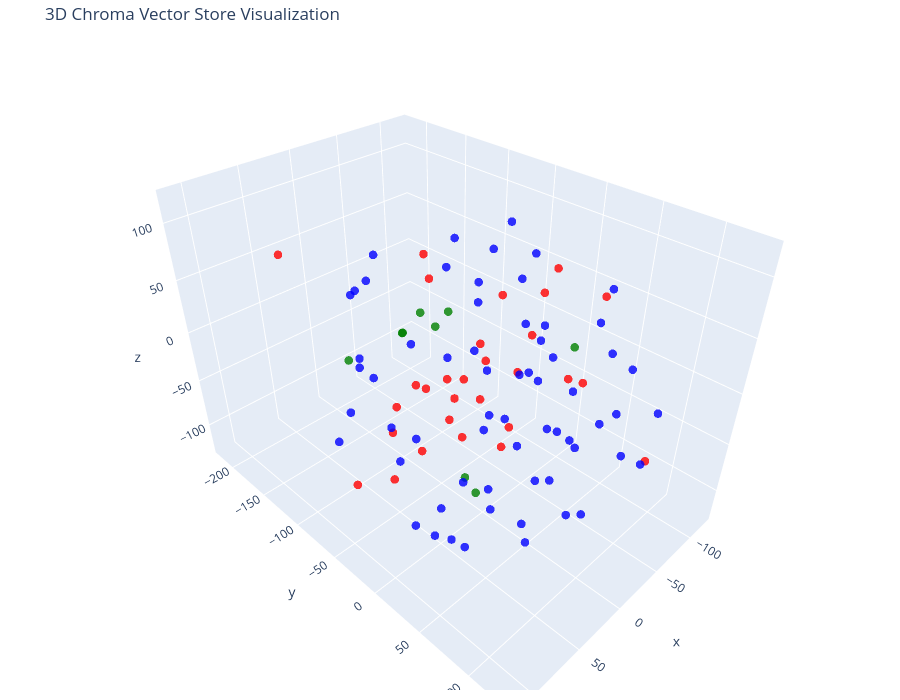

The code cell stored with this chart in its notebook:
### Code cell
tsne = TSNE(n_components=3, random_state=42)
reduced_vectors = tsne.fit_transform(vectors)

# Create the 3D scatter plot
fig = go.Figure(data=[go.Scatter3d(
    x=reduced_vectors[:, 0],
    y=reduced_vectors[:, 1],
    z=reduced_vectors[:, 2],
    mode='markers',
    marker=dict(size=5, color=colors, opacity=0.8),
    text=[f"Type: {t}<br>Text: {d[:100]}..." for t, d in zip(doc_types, documents)],
    hoverinfo='text'
)])

fig.update_layout(
    title='3D Chroma Vector Store Visualization',
    scene=dict(xaxis_title='x', yaxis_title='y', zaxis_title='z'),
    width=900,
    height=700,
    margin=dict(r=10, b=10, l=10, t=40)
)

fig.show()

### Figure 1 — Plotly figure (JSON) as saved in the notebook; plotly's stock layout.template omitted (floating-point values rounded to 4 significant figures)
{"data": [{"hoverinfo": "text", "marker": {"color": ["red", "red", "red", "red", "red", "red", "red", "red", "red", "red", "red", "red", "red", "red", "red", "red", "red", "red", "red", "red", "red", "red", "red", "red", "red", "red", "red", "red", "red", "green", "green", "green", "green", "green", "green", "green", "green", "green", "blue", "blue", "blue", "blue", "blue", "blue", "blue", "blue", "blue", "blue", "blue", "blue", "blue", "blue", "blue", "blue", "blue", "blue", "blue", "blue", "blue", "blue", "blue", "blue", "blue", "blue", "blue", "blue", "blue", "blue", "blue", "blue", "blue", "blue", "blue", "blue", "blue", "blue", "blue", "blue", "blue", "blue", "blue", "blue", "blue", "blue", "blue", "blue", "blue", "blue", "blue", "blue", "blue", "blue", "blue", "blue", "blue", "blue", "blue", "blue", "blue", "blue", "blue"], "opacity": 0.8, "size": 5}, "mode": "markers", "text": ["Type: compañia<br>Text: Por qué unirte a AgroLLM?\n\nEn AgroLLM no solo desarrollamos software: estamos revolucionando el sect...", "Type: compañia<br>Text: Nuestra Cultura\n\nVivimos bajo nuestros valores fundamentales cada día: Innovación en el Campo (Innov...", "Type: compañia<br>Text: Qué Ofrecemos\n\nSalario competitivo en el sector tecnológico español con posibilidad de incentivos po...", "Type: compañia<br>Text: Oportunidades Actuales\n\nIngeniería y Sistemas de IA, Datos, Análisis y Agronomía, Producto y Éxito d...", "Type: compañia<br>Text: Revolucionar el Sector Agropecuario\n\nLa declaración de visión de Insurellm se centra en revolucionar...", "Type: compañia<br>Text: Empoderar a los Productores del Sector Primario\n\nLa declaración de misión de Insurellm se centra en ...", "Type: compañia<br>Text: Innovación en el Campo\n\nInsurellm apuesta por la resolución creativa de problemas agroclimáticos y e...", "Type: compañia<br>Text: Obsesión por el Productor\n\nInsurellm se centra en el rendimiento de la cosecha de sus agricultores y...", "Type: compañia<br>Text: Transparencia y Rigor Técnico\n\nInsurellm opera bajo el principio de máxima fiabilidad en la informac...", "Type: compañia<br>Text: Excelencia Colaborativa\n\nInsurellm fomenta una cultura donde las perspectivas de ingenieros de datos...", "Type: compañia<br>Text: Propuesta de Valor para el Empleado\n\nInsurellm ofrece un entorno de trabajo flexible y remoto, una c...", "Type: compañia<br>Text: Introduction to AgroLLM\n\nAgroLLM is an innovative technology-based agricultural company that operate...", "Type: compañia<br>Text: Company Overview\n\nAgroLLM has evolved from a fast-growing startup to a highly profitable and optimiz...", "Type: compañia<br>Text: Platforms and Products\n\nAgroLLM offers 8 software-based solutions using Artificial Intelligence that...", "Type: compañia<br>Text: Technical and Field Modules\n\nThe company offers various modules for different agricultural products,...", "Type: compañia<br>Text: Economic and Infrastructure Modules\n\nAgroLLM also offers modules for economic and infrastructure man...", "Type: compañia<br>Text: Impact and Scalability\n\nAgroLLM has consolidated a portfolio of 32 active contracts with major clien...", "Type: compañia<br>Text: Client Portfolio\n\nThe company has a diverse portfolio of clients across various sectors and regions,...", "Type: compañia<br>Text: Client Segmentation\n\nThe company's client portfolio can be segmented into different categories, incl...", "Type: compañia<br>Text: Fundación y Crecimiento\n\nLa fundación de AgroLLM y su crecimiento explosivo en sus primeros seis año...", "Type: compañia<br>Text: Desarrollo de Productos\n\nEl desarrollo de productos de AgroLLM, incluyendo Papalllm, Frutallm y Rieg...", "Type: compañia<br>Text: Gran Reestructuración (2022-2023)\n\nLa reestructuración estratégica profunda que AgroLLM realizó entr...", "Type: compañia<br>Text: Consolidación de Oficinas\n\nLa consolidación de oficinas físicas y la implementación de una estrategi...", "Type: compañia<br>Text: Portafolio de Contratos\n\nEl portafolio de contratos activos que AgroLLM logró consolidar después de ...", "Type: compañia<br>Text: Ecosistema Actual (8 Plataformas)\n\nEl ecosistema actual de AgroLLM, compuesto por ocho plataformas i...", "Type: compañia<br>Text: PrecioLLM (Mercados y Costes)\n\nLa plataforma PrecioLLM de AgroLLM, un sistema que procesa los boleti...", "Type: compañia<br>Text: FitoLLM (Sanidad Vegetal)\n\nLa plataforma FitoLLM de AgroLLM, un módulo multimodal para el diagnóstic...", "Type: compañia<br>Text: PoseiLLM (Ayudas y Subvenciones)\n\nLa plataforma PoseiLLM de AgroLLM, un asistente RAG especializado ...", "Type: compañia<br>Text: AguaLLM (Gestión Hídrica)\n\nLa plataforma AguaLLM de AgroLLM, una plataforma de optimización hídrica ...", "Type: empleados<br>Text: Personal Data\n\nBasic information about Alejandro Castro\n\n# Alejandro Castro\n## Resumen\n-   **Fecha d...", "Type: empleados<br>Text: Career Progression in the Cooperative\n\nAlejandro Castro's role and responsibilities within the coope...", "Type: empleados<br>Text: Annual Performance History\n\nAwards and achievements by Alejandro Castro in previous years\n\n## Histor...", "Type: empleados<br>Text: Biografía\n\nInformación personal y laboral de Alejandro Herrera.\n\n# Alejandro Herrera\n## Resumen\n-   ...", "Type: empleados<br>Text: Progresión de carrera en la Cooperativa\n\nA continuación se describe la progresión laboral de Alejand...", "Type: empleados<br>Text: Historial de rendimiento anual\n\nA continuación se muestra el historial de rendimiento anual de Aleja...", "Type: empleados<br>Text: Alejandro Toledo: Información Personal\n\nInformación sobre la fecha de nacimiento, puesto, ubicación ...", "Type: empleados<br>Text: Alicia Lancaster's Profile\n\n\n\n# Alicia Lancaster\n## Resumen\n-   **Fecha de nacimiento:** 14 de marzo...", "Type: empleados<br>Text: Carrera en la Cooperativa\n\n\n\n## Progresión de carrera en la Cooperativa\n-   **Febrero 2021 - Present...", "Type: productos<br>Text: Resumen de la plataforma\n\nAguaLLM es la plataforma de gestión hídrica y optimización del riego de pr...", "Type: productos<br>Text: Calcuadora inteligente de evapotranspiración (ETc)\n\nUn motor RAG especializado que extrae las fórmul...", "Type: productos<br>Text: Intérprete multimodal de analíticas de agua y salinidad\n\nCapacidad basada en visión por computadora ...", "Type: productos<br>Text: Módulo de gestión de suelos volcánicos y \"picón\"\n\nUn sistema de recomendación adaptado a las propied...", "Type: productos<br>Text: Asistente burocrático para comunidades de regantes\n\nEstructura RAG especializada en la normativa de ...", "Type: productos<br>Text: Optimización de redes de riego por goteo y aspersión\n\nManuales técnicos y esquemas de ingeniería hid...", "Type: productos<br>Text: Historial de consumos y auditoría hídrica cooperativa\n\nCuadros de mando y analítica de datos para qu...", "Type: productos<br>Text: Integración con el cuaderno de campo digital (SIEX)\n\nConexión directa con la normativa del cuaderno ...", "Type: productos<br>Text: Portal de alertas por estrés hídrico y calima\n\nMódulo que cruza las predicciones meteorológicas de i...", "Type: productos<br>Text: Simulador de eficiencia energética en bombeos\n\nHerramienta analítica que evalúa los costes eléctrico...", "Type: productos<br>Text: Precios y planes de licenciamiento\n\nLa estructura de precios de AguaLLM se basa en el tamaño de la p...", "Type: productos<br>Text:  Futuro de la plataforma\n\nLa expansión de la plataforma a cuencas hidrográficas de la península ibér...", "Type: productos<br>Text: Resumen de plataforma\n\n\n\n# PrecioLLM\n## Resumen de la plataforma\n**PrecioLLM** es la plataforma de a...", "Type: productos<br>Text: Motor de ingesta multimodal de boletines de precios\n\n\n\n### 1. Motor de ingesta multimodal de boletin...", "Type: productos<br>Text: Integración de inteligencia de mercados (origen vs. destino)\n\n\n\n### 2. Integración de inteligencia d...", "Type: productos<br>Text: Módulo de análisis de costes de insumos (fertilizantes y energía)\n\n\n\n### 3. Módulo de análisis de co...", "Type: productos<br>Text: Optimizador de costes del cultivo de la papa\n\n\n\n### 4. Optimizador de costes del cultivo de la papa\n...", "Type: productos<br>Text: Evaluación de explotaciones de cultivo subtropical (aguacate y plátano)\n\n\n\n### 5. Evaluación de expl...", "Type: productos<br>Text: Especialización en estructuras de invernadero (pimiento y tomate)\n\n\n\n### 6. Especialización en estru...", "Type: productos<br>Text: Cuadro de mando de gestión del margen comercial (cooperativas)\n\n\n\n### 7. Cuadro de mando de gestión ...", "Type: productos<br>Text: Portal para asesores técnicos y oficinas de extensión agraria\n\n\n\n### 8. Portal para asesores técnico...", "Type: productos<br>Text: Integración con el módulo de subvenciones (PoseiLLM / PAC)\n\n\n\n### 9. Integración con el módulo de su...", "Type: productos<br>Text: Precios y planes de licenciamiento\n\n\n\n## Precios y planes de licenciamiento\nLa estructura de precios...", "Type: productos<br>Text: Hoja de ruta de desarrollo (roadmap)\n\n\n\n## Hoja de ruta de desarrollo (roadmap)\nLa planificación del...", "Type: productos<br>Text: Beneficios\n\n\n\n> PrecioLLM dota a los técnicos y gestores del sector primario de la capacidad de defe...", "Type: productos<br>Text: Análisis económico\n\n\n\nAnálisis económico\nLa plataforma PrecioLLM se basa en un análisis detallado de...", "Type: productos<br>Text: Ventajas\n\n\n\nVentajas\n* Optimiza la rentabilidad del campo canario.\n* Garantiza que los agricultores ...", "Type: productos<br>Text: # PrecioLLM\n\nResumen de la plataforma\n\n# PrecioLLM\n## Resumen de la plataforma\n**PrecioLLM** es la p...", "Type: productos<br>Text: Características principales\n\n\n\n## Características principales\n### 1. Motor de ingesta multimodal de ...", "Type: productos<br>Text: Precios y planes de licenciamiento\n\n\n\n## Precios y planes de licenciamiento\nLa estructura de precios...", "Type: productos<br>Text: Hoja de ruta de desarrollo (roadmap)\n\n\n\n## Hoja de ruta de desarrollo (roadmap)\nLa planificación del...", "Type: productos<br>Text: # PoseiLLM\n\nResumen de la plataforma\n\n# PoseiLLM\n## Resumen de la plataforma\nPoseiLLM es la platafor...", "Type: productos<br>Text: Características principales\n\nMotor RAG normativo avanzado (PAC y POSEI)\n\n### 1. Motor RAG normativo ...", "Type: productos<br>Text: Características principales\n\nCalculadora inteligente de ayudas por superficie (módulo subtrópicos)\n\n...", "Type: productos<br>Text: Características principales\n\nTrazabilidad estricta y citación automática de fuentes\n\n### 3. Trazabil...", "Type: productos<br>Text: Características principales\n\nGestor documental para la PAC y condicionalidad reforzada\n\n### 4. Gesto...", "Type: productos<br>Text: Características principales\n\nIntérprete multimodal de formularios y fichas catastrales (SIGPAC)\n\n###...", "Type: productos<br>Text: Características principales\n\nMódulo de ayudas específicas a la papa de medianías\n\n### 6. Módulo de a...", "Type: productos<br>Text: Características principales\n\nOptimizador de expedientes y alertas de concurrencia\n\n### 7. Optimizado...", "Type: productos<br>Text: Características principales\n\nPortal de asistencia a la incorporación de jóvenes agricultores\n\n### 8....", "Type: productos<br>Text: Características principales\n\nSimulador de impacto financiero de modificaciones de cultivo\n\n### 9. Si...", "Type: productos<br>Text: Precios y planes de licenciamiento\n\nEstructura de precios de PoseiLLM\n\n## Precios y plans de licenci...", "Type: productos<br>Text: Hoja de ruta de desarrollo (roadmap)\n\nFases de ingeniería de software e IA\n\n## Hoja de ruta de desar...", "Type: productos<br>Text: Resumen de la plataforma\n\nPrecioLLM es la plataforma de análisis económico y gestión de mercados de ...", "Type: productos<br>Text: Motor de ingesta multimodal de boletines de precios\n\nUna avanzada plataforma de extracción documenta...", "Type: productos<br>Text: Integración de inteligencia de mercados (origen vs. destino)\n\nLa plataforma recopila y analiza de fo...", "Type: productos<br>Text: Módulo de análisis de costes de insumos (fertilizantes y energía)\n\nCapacidades especializadas para e...", "Type: productos<br>Text: Optimizador de costes del cultivo de la papa\n\nHerramientas integradas que analizan de forma específi...", "Type: productos<br>Text: Evaluación de explotaciones de cultivo subtropical (aguacate y plátano)\n\nModelos avanzados de amorti...", "Type: productos<br>Text: Especialización en estructuras de invernadero (pimiento y tomate)\n\nCálculo pormenorizado de los cost...", "Type: productos<br>Text: Cuadro de mando de gestión del margen comercial (cooperativas)\n\nMétricas avanzadas a nivel de agrega...", "Type: productos<br>Text: Portal para asesores técnicos y oficinas de extensión agraria\n\nUn acceso dedicado para que los ingen...", "Type: productos<br>Text: Integración con el módulo de subvenciones (PoseiLLM / PAC)\n\nConexión directa con el asistente normat...", "Type: productos<br>Text: PrecioLLM\n\nPrecioLLM dota a los técnicos y gestores del sector primario de la capacidad de defender ...", "Type: productos<br>Text: # RiegoLLM\n\nResumen de la plataforma\n\n## Resumen de la plataforma\n\n**RiegoLLM** es la plataforma de ...", "Type: productos<br>Text: Resumen de la plataforma\n\n\n\n**RiegoLLM** es la plataforma de gestión hídrica y optimización del rieg...", "Type: productos<br>Text: Características principales\n\n\n\n### 1. Calculadora inteligente de evapotranspiración (ETc)\nUn motor R...", "Type: productos<br>Text: Características principales\n\n\n\n### 3. Módulo de gestión de suelos volcánicos y \"picón\"\nUn sistema de...", "Type: productos<br>Text: Características principales\n\n\n\n### 5. Optimización de redes de riego por goteo y aspersión\nManuales ...", "Type: productos<br>Text: Características principales\n\n\n\n### 6. Historial de consumos y auditoría hídrica cooperativa\nCuadros ...", "Type: productos<br>Text: Características principales\n\n\n\n### 7. Integración con el cuaderno de campo digital (CEX)\nConexión di...", "Type: productos<br>Text: Precios y planes de licenciamiento\n\n\n\nLa estructura de precios de RiegoLLM se adapta a la escala de ...", "Type: productos<br>Text: Hoja de ruta de desarrollo (roadmap)\n\n\n\nLa hoja de ruta tecnológica de RiegoLLM contempla los siguie..."], "type": "scatter3d", "x": [-22.28, 113.5, -46.58, -51.37, -81.07, -41.45, 31.46, -48.75, 64.72, -107.9, 17.14, -7.305, 94.75, 9.83, -38.22, -104.5, -20.46, -50.83, -33.7, -17.09, -16.81, 11.97, 44.62, -62.08, -5.378, -72.02, 48.63, 70.04, 48.54, -8.781, 12.82, 25.79, 22.29, 25.87, 27.49, 56.29, 1.099, -4.742, -22.96, -73.94, -61.31, 42.59, -122.8, 19.0, 44.87, 5.344, -68.4, -82.54, -71.81, -82.95, 75.48, -42.19, 36.3, 90.37, 3.933, 87.38, 83.74, 24.48, -29.43, 64.38, -74.41, -35.07, 23.23, -81.26, -112.2, -66.95, 92.53, -3.458, -42.9, 46.97, 83.57, -39.19, 19.55, -5.301, -25.98, 40.61, 28.58, -1.724, 109.5, -74.72, 35.65, 94.76, -79.85, 9.632, 107.1, -21.83, -22.58, 86.92, 6.287, 40.52, 54.69, -20.24, 61.87, 14.88, 24.71, -99.37, 37.28, 52.38, 16.24, -45.33, 63.06], "y": [-7.297, -19.72, -14.53, -26.23, -74.53, 68.2, -218.6, -82.51, -3.826, -22.1, -8.921, -47.61, 0.2388, -14.9, -102.7, 16.66, -25.15, 0.08443, 1.796, 130.4, -85.66, -55.09, -54.12, 0.7123, -12.78, 23.47, 6.229, -30.67, -26.39, -64.94, -9.328, -15.57, -69.12, 92.85, -42.7, -95.75, -94.24, -13.05, 30.25, 59.68, -34.88, -0.3482, -42.12, -130.3, 22.03, 62.72, 39.88, -71.02, 99.47, 47.55, -56.11, 96.09, 30.67, 52.29, 31.39, -75.25, 56.47, 66.24, 47.55, 60.07, 70.45, -77.75, -107.9, -31.08, 21.93, -13.15, -49.04, -38.42, -53.51, -50.08, 9.193, -47.14, -92.39, 75.92, 60.38, 40.83, 73.69, 64.5, 40.28, 104.6, -82.75, -31.2, -84.6, 27.24, 34.32, 21.3, 82.75, 83.81, 47.4, 110.4, 48.33, 16.66, 12.82, 110.6, 77.14, -27.3, -112.1, -4.618, 43.9, 96.28, -58.34], "z": [69.25, -37.27, -74.79, -107.3, -51.73, 91.11, 44.6, -81.85, -25.58, 53.05, -44.07, -62.96, 12.35, 5.492, 39.31, -41.48, -36.01, 24.5, -1.527, -1.9, 76.11, -23.67, -23.86, 58.11, 31.81, -16.81, 36.77, -68.51, 14.33, 22.08, -90.39, 72.23, 28.49, 93.81, 60.36, 6.025, 7.097, -122.7, 46.54, 24.61, 105.6, 119.4, -17.8, 39.63, -124.1, 61.55, -78.02, 62.25, -60.4, 71.83, 36.68, 44.33, -1.879, -56.23, 108.2, -46.47, -3.303, -99.94, -32.56, 44.44, -27.85, -27.33, -34.47, 7.361, 18.15, -26.51, 0.6556, 110.8, -12.15, -76.96, 83.8, 57.55, -82.14, -9.464, 14.98, -50.15, -27.53, -53.82, 39.99, -7.98, 95.54, 50.87, 6.47, -9.07, -43.2, 113.7, -91.96, -6.349, -107.5, -26.03, 68.57, -60.56, -74.86, 37.68, 19.69, -59.53, 50.62, -125.6, 43.24, -36.84, 94.59]}], "layout": {"height": 700, "margin": {"b": 10, "l": 10, "r": 10, "t": 40}, "scene": {"xaxis": {"title": {"text": "x"}}, "yaxis": {"title": {"text": "y"}}, "zaxis": {"title": {"text": "z"}}}, "title": {"text": "3D Chroma Vector Store Visualization"}, "width": 900}}
